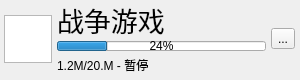
<?xml version="1.0" encoding="UTF-8"?>
<ui version="4.0">
 <class>DownloadItemWidget</class>
 <widget class="QWidget" name="DownloadItemWidget">
  <property name="geometry">
   <rect>
    <x>0</x>
    <y>0</y>
    <width>300</width>
    <height>80</height>
   </rect>
  </property>
  <property name="windowTitle">
   <string>Form</string>
  </property>
  <widget class="QWidget" name="horizontalLayoutWidget">
   <property name="geometry">
    <rect>
     <x>-1</x>
     <y>-1</y>
     <width>301</width>
     <height>80</height>
    </rect>
   </property>
   <layout class="QHBoxLayout" name="horizontalLayout">
    <property name="spacing">
     <number>5</number>
    </property>
    <property name="leftMargin">
     <number>5</number>
    </property>
    <property name="topMargin">
     <number>5</number>
    </property>
    <property name="rightMargin">
     <number>5</number>
    </property>
    <property name="bottomMargin">
     <number>5</number>
    </property>
    <item>
     <widget class="QGraphicsView" name="iconView">
      <property name="minimumSize">
       <size>
        <width>48</width>
        <height>48</height>
       </size>
      </property>
      <property name="maximumSize">
       <size>
        <width>48</width>
        <height>48</height>
       </size>
      </property>
     </widget>
    </item>
    <item>
     <layout class="QVBoxLayout" name="verticalLayout">
      <item>
       <widget class="QLabel" name="nameLabel">
        <property name="font">
         <font>
          <pointsize>20</pointsize>
         </font>
        </property>
        <property name="text">
         <string>战争游戏</string>
        </property>
       </widget>
      </item>
      <item>
       <widget class="QProgressBar" name="progressBar">
        <property name="maximumSize">
         <size>
          <width>16777215</width>
          <height>10</height>
         </size>
        </property>
        <property name="font">
         <font>
          <pointsize>9</pointsize>
         </font>
        </property>
        <property name="value">
         <number>24</number>
        </property>
       </widget>
      </item>
      <item>
       <widget class="QLabel" name="infoLabel">
        <property name="maximumSize">
         <size>
          <width>16777215</width>
          <height>18</height>
         </size>
        </property>
        <property name="text">
         <string>1.2M/20.M - 暂停</string>
        </property>
       </widget>
      </item>
     </layout>
    </item>
    <item>
     <widget class="QToolButton" name="operatorButton">
      <property name="text">
       <string>...</string>
      </property>
     </widget>
    </item>
   </layout>
  </widget>
 </widget>
 <tabstops>
  <tabstop>iconView</tabstop>
 </tabstops>
 <resources/>
 <connections/>
</ui>
